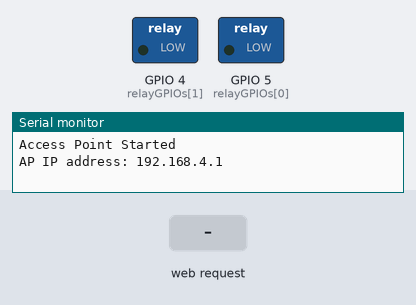
Recording of a sketch running on a simulated ESP8266 (NodeMCU). Parts: switched loads named in the sketch (green lamp = pin HIGH), the last lines printed to the serial monitor. The test bench sets the inputs (shaded band).

Above: at 1.3 s.
1.4 s: HTTP request GET /update?relay=1&state=1&timer=1 received
At 2.2 s:
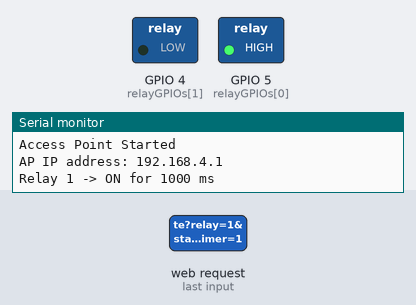
Timing chart, 0 to 4.4 s (numbered marks = the images above; inputs shaded):
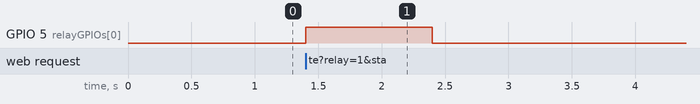

The sketch:

2relay_ap_httpserver.ino
```cpp
// Updated ESP8266 Relay Controller with UI Timer Selection and Countdown Display
// Features:
// - Relay control via web interface
// - Selectable auto-OFF timer (10s / 15s)
// - Live countdown display in UI

// Developed by B.Vignesh Kumar <vigneshkumarb@bravetux.com>
// On 6th July 2025
// Co-Developed by S.Sai VishnuKumar

#include <ESP8266WiFi.h>
#include <ESPAsyncWebServer.h>

// Relay Configuration
#define RELAY_NO false                           // false = Normally Closed
#define NUM_RELAYS 2                             // Number of relays
int relayGPIOs[NUM_RELAYS] = {5, 4};             // GPIO pins for Relay 1 and Relay 2

// Tracking relay state and timers
unsigned long relayOnTimes[NUM_RELAYS] = {0, 0}; // Timestamp when relays were turned ON
int relayTimers[NUM_RELAYS] = {10000, 15000};    // Duration in milliseconds (10s and 15s default)
bool relayStates[NUM_RELAYS] = {false, false};  // Whether each relay is currently ON or OFF

// WiFi Access Point credentials
AsyncWebServer server(80);
const char* ssid = "vishnu-ap";
const char* password = "123456789";

// HTML Web UI stored in flash memory
const char index_html[] PROGMEM = R"rawliteral(
<!DOCTYPE HTML><html>
<head>
  <meta name="viewport" content="width=device-width, initial-scale=1">
  <style>
    html {font-family: Arial; text-align: center;}
    h2 {font-size: 2.5rem;}
    .switch {position: relative; display: inline-block; width: 120px; height: 68px}
    .switch input {display: none}
    .slider {position: absolute; top: 0; left: 0; right: 0; bottom: 0;
             background-color: #ccc; border-radius: 34px}
    .slider:before {position: absolute; content: ""; height: 52px; width: 52px;
                    left: 8px; bottom: 8px; background-color: white;
                    transition: .4s; border-radius: 68px}
    input:checked + .slider {background-color: #2196F3}
    input:checked + .slider:before {transform: translateX(52px);}
  </style>
</head>
<body>
  <h2>ESP8266 Relay Control</h2>
  %BUTTONPLACEHOLDER%
  <div class="footer">
    Web Interface - Designed by S Sai Vishnu Kumar (C) 2025
  </div>
  <script>
    var countdownIntervals = {}; // Hold reference to countdown interval per relay

    // Handle switch toggle from UI
    function toggleCheckbox(element, relay) {
      var timer = document.getElementById("timer" + relay).value;
      var xhr = new XMLHttpRequest();
      xhr.open("GET", "/update?relay=" + relay + "&state=" + (element.checked ? "1" : "0") + "&timer=" + timer, true);
      xhr.send();

      // Start or stop countdown based on toggle
      if (element.checked) {
        startCountdown(relay, timer);
      } else {
        clearInterval(countdownIntervals[relay]);
        document.getElementById("countdown" + relay).innerHTML = "OFF";
      }
    }

    // Countdown display handler
    function startCountdown(relay, duration) {
      var countdown = parseInt(duration);
      var label = document.getElementById("countdown" + relay);
      label.innerHTML = countdown + "s left";

      clearInterval(countdownIntervals[relay]);

      countdownIntervals[relay] = setInterval(function() {
        countdown--;
        if (countdown <= 0) {
          clearInterval(countdownIntervals[relay]);
          label.innerHTML = "OFF";
          document.getElementById(relay).checked = false;
        } else {
          label.innerHTML = countdown + "s left";
        }
      }, 1000);
    }
  </script>
</body>
</html>
)rawliteral";

// Return "checked" if relay is currently ON
String relayState(int relay) {
  bool isOn = digitalRead(relayGPIOs[relay - 1]) == (RELAY_NO ? LOW : HIGH);
  return isOn ? "checked" : "";
}

// Generate button HTML dynamically for each relay
String processor(const String& var) {
  if (var == "BUTTONPLACEHOLDER") {
    String buttons;
    for (int i = 0; i < NUM_RELAYS; i++) {
      int relayNumber = i + 1;
      String relayName = (relayNumber == 1) ? "Solenoid Valve Relay #1 " : "Water Pump Relay #2 ";

      buttons += "<p><strong>" + relayName + "</strong> (GPIO " + String(relayGPIOs[i]) + ")</p>";
      buttons += "<label class=\"switch\">";
      buttons += "<input type=\"checkbox\" id=\"" + String(relayNumber) + "\" onchange=\"toggleCheckbox(this, " + String(relayNumber) + ")\" " + relayState(relayNumber) + ">";
      buttons += "<span class=\"slider\"></span></label>";
      buttons += "<br><label>Timer: <select id=\"timer" + String(relayNumber) + "\">";
      buttons += "<option value=\"10\">10 sec</option><option value=\"15\">15 sec</option></select></label>";
      buttons += "<p id=\"countdown" + String(relayNumber) + "\">" + (relayStates[i] ? String(relayTimers[i] / 1000) + "s left" : "OFF") + "</p><br><br>";
    }
    return buttons;
  }
  return String();
}

void setup() {
  Serial.begin(115200);

  // Initialize GPIO pins and set relays to OFF
  for (int i = 0; i < NUM_RELAYS; i++) {
    pinMode(relayGPIOs[i], OUTPUT);
    digitalWrite(relayGPIOs[i], RELAY_NO ? HIGH : LOW);
  }

  // Start WiFi AP mode
  WiFi.softAP(ssid, password);
  delay(100);
  Serial.println("Access Point Started");
  Serial.print("AP IP address: ");
  Serial.println(WiFi.softAPIP());

  // Serve web interface
  server.on("/", HTTP_GET, [](AsyncWebServerRequest *request) {
    request->send_P(200, "text/html", index_html, processor);
  });

  // Handle relay control updates from UI
  server.on("/update", HTTP_GET, [](AsyncWebServerRequest *request) {
    if (request->hasParam("relay") && request->hasParam("state") && request->hasParam("timer")) {
      int relayIndex = request->getParam("relay")->value().toInt() - 1;
      int state = request->getParam("state")->value().toInt();
      int duration = request->getParam("timer")->value().toInt() * 1000;

      if (relayIndex >= 0 && relayIndex < NUM_RELAYS) {
        digitalWrite(relayGPIOs[relayIndex], RELAY_NO ? !state : state);
        relayStates[relayIndex] = state;
        if (state == 1) {
          relayOnTimes[relayIndex] = millis();
          relayTimers[relayIndex] = duration;
        }
        Serial.printf("Relay %d -> %s for %d ms\n", relayIndex + 1, state ? "ON" : "OFF", duration);
        request->send(200, "text/plain", "OK");
      } else {
        request->send(400, "text/plain", "Invalid relay index");
      }
    } else {
      request->send(400, "text/plain", "Missing parameters");
    }
  });

  server.begin();
}

void loop() {
  // Check if any relays need to be turned off automatically
  unsigned long now = millis();
  for (int i = 0; i < NUM_RELAYS; i++) {
    if (relayStates[i] && (now - relayOnTimes[i] >= relayTimers[i])) {
      digitalWrite(relayGPIOs[i], RELAY_NO ? HIGH : LOW);
      relayStates[i] = false;
      Serial.printf("Auto-OFF -> Relay %d\n", i + 1);
    }
  }
}
```

Measured:
- after the input at 1.4 s, GPIO 5 (relayGPIOs[0]): LOW → HIGH at once, → LOW 1.0 s later
